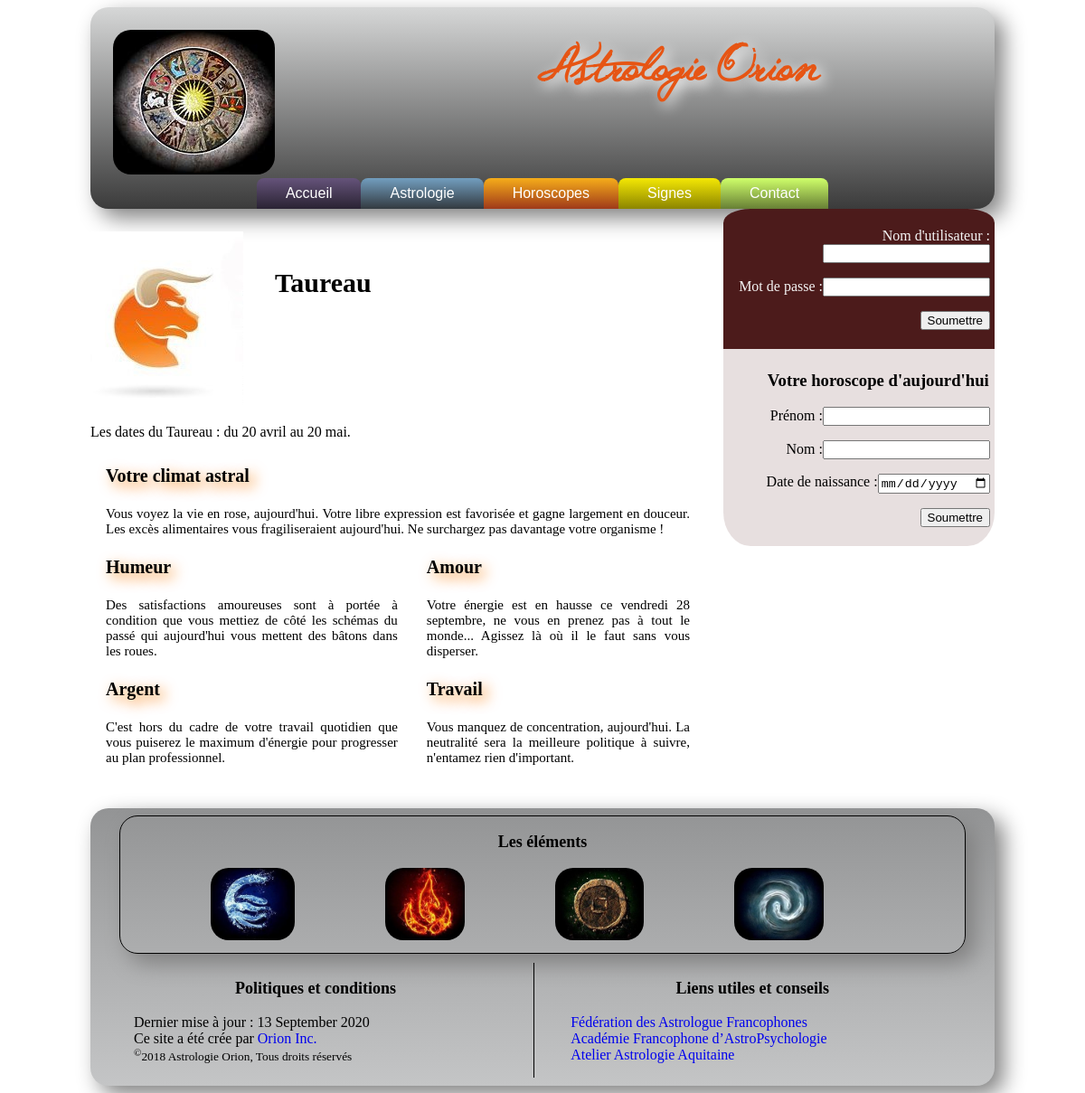
Page /Horoscopes.php?id=2 on the committed database.
### tables this page shows
CREATE TABLE `horoscopes` (
  `id` int(11) NOT NULL,
  `signe` varchar(35) NOT NULL,
  `datesigne` varchar(50) NOT NULL,
  `climatastral` longtext NOT NULL,
  `humeur` longtext NOT NULL,
  `amour` longtext NOT NULL,
  `argent` longtext NOT NULL,
  `travail` longtext NOT NULL,
  `photo` varchar(45) NOT NULL
);

### Fonctions.php (the view, shortened to what this page needs)
<?php
function horoscope() {
    if(isset($_POST["Naissance"]) && isset($_POST["txtPrenom"]) && isset($_POST["txtNom"])){
        $IdSoumettre = AfficherHoroscopeDuJour();
        $id = $IdSoumettre;
        $prenom = $_POST['txtPrenom'];
        $nom = $_POST['txtNom'];
    }
    else {
        $id = $_GET['id'];
    }
    try
    {
        $servername = "localhost";
        $username = "root";
        $password = "laval";
        $dbname = "orion";
        $idbase = "";
        $signe ="";
        $datesigne = "";
        $climatastral = "";
        $humeur = "";
        $amour = "";
        $argent = "";
        $travail = "";
        $photo = "";
        $conn = new mysqli($servername, $username, $password, $dbname);
        $sql = "CALL horoscopes($id)";
        $result = $conn->query($sql);
        if ($result->num_rows > 0) {
        while($row = $result->fetch_assoc()) {
            $idbase = $row["id"];
            $signe = $row["signe"];
            $datesigne = $row["datesigne"];
            $climatastral = $row["climatastral"];
            $humeur = $row["humeur"];
            $amour = $row["amour"];
            $argent = $row["argent"];
            $travail = $row["travail"];
            $photo = $row["photo"];
    }
} else {
    echo "0 results";
}
    }
    catch (Exception $ex)    {
        $msg = 'erreur dans le fichier '. $ex->getFile().' Ligne:'.$ex->getLine().' message:'.$ex->getMessage();
        echo $msg;
        $valide = false;
    }
    if($id == $idbase)    {
        echo '<div id="Images_Taureau"><img src="' . $photo . '" alt="Eau"/></div>';
        if(isset($prenom))
        {
             echo '<h2 id="Titre_Signes">Bonjour '.$prenom.' votre signe est: ' . $signe . '</h2>';
        }
        else
        {
             echo '<h2 id="Titre_Signes">' . $signe . '</h2>';
        }
        echo '<p id="Date">Les dates du ' . $signe . ' : ' . $datesigne . '.</p>';
        echo '<table class="Horoscope_du_Jour"><tbody><tr><td colspan="2" id="Titre_HJ">Votre climat astral</td></tr>
            <tr><td colspan="2" id="Text">' . $climatastral . '</td></tr>';
        echo '<tr><td id="Titre_HJ">Humeur</td>';
        echo '<td id="Titre_HJ">Amour</td></tr>';
        echo '<tr><td id="Text">' . $amour . '</td>';
        echo '<td>' . $humeur . '</td></tr>';
        echo '<tr><td id="Titre_HJ">Argent</td>';
        echo '<td id="Titre_HJ">Travail</td></tr>';
        echo '<tr><td id="Text">' . $travail . '</td>';
        echo '<td id="Text">' . $argent . '</td></tr></tbody></table>';
    }
}
function TeteDePage()
{
    echo '<img id="Logo" src="Images/Logo.jpg" alt="logo"/>';
    echo '<h1 id="Titre">Astrologie Orion</h1>';
}
function AfficherMenu()
{
    echo '<ul id="menu">';
    echo '<li><a href="index.php">Accueil</a></li>';
    echo '<li><a href="Astrologie.php">Astrologie</a></li>';
    echo '<li><a href="#">Horoscopes</a><ul>';
    echo '<li><a href="Horoscopes.php?id=12">Poisson</a></li></ul>';
    echo '<li><a href="#">Signes</a><ul>';
    echo '<li><a href="Traits.php">Traits des signes</a></li></ul></li>';
    echo '<li><a href="Contact.php">Contact</a></li></ul>';
}
function Login()
{
    echo '<div id="Login">';
    echo '<form name="Login" action="login.php" method="post">';
    echo '<p><label for="txtUtilisateur">Nom d\'utilisateur :</label>';
    echo '<input type="text" name="txtUtilisateur"></p>';
    echo '<p><label for="txtPassword">Mot de passe :</label>';
    echo '<input type="password" name="txtPassword"></p>';
    if(isset($_SESSION['prenom']))
    {
        echo '<p><input type="submit" class="Btn" name="btnDisconnect" value="Déconnexion"></p></form></div>';
    }
    else
    {
        echo '<p><input type="submit" class="Btn" name="btnSoumettre" value="Soumettre"></p></form></div>';
    }
}
function HoroscopeDuJour()
{
    echo '<div id="horoscope_Today"><h3>Votre horoscope d\'aujourd\'hui</h3>';
    echo '<form name="horocopeToday" action="Horoscopes.php" method="post"><p><label for="Prenom">Prénom :</label>';
    echo '<input id="nameInput" type="text" name="txtPrenom" required ></p>';
    echo '<p><label for="Nom">Nom :</label><input type="text" name="txtNom" required ></p>';
    echo '<p><label for="Naissance">Date de naissance :</label><input type="date" name="Naissance" id="dateNaissance" required/></p>';
    echo '<p><input type="submit" class="Btn" name="btnSoumettre" value="Soumettre" ></p></form>';
}
function PiedDePage()
{
    echo '<div id="Images">';
    echo '<h3 id="Titre_pied">Les éléments</h3>';
    echo '<a href="Elements.php#Eau"><img src="Images/Eau.jpg" alt="Eau"/></a>';
    echo '<a href="Elements.php#Feu"><img src="Images/Feu.jpg" alt="Feu"/></a>';
    echo '<a href="Elements.php#Terre"><img src="Images/Terre.jpg" alt="Terree"/></a>';
    echo '<a href="Elements.php#Air"><img src="Images/Air.jpg" alt="Air"/></a></div>';
    echo '<div id="Legal">';
    echo '<h3>Politiques et conditions</h3><ul>';
    echo '<li>Dernier mise à jour : ' . date (" d F Y ", filemtime(__FILE__)) . '</li>';
    echo '<li>Ce site a été crée par <a href="http://www.collegecdi.ca/">Orion Inc.</a></li>';
    echo '<li><small><sup>&copy</sup>2018 Astrologie Orion, Tous droits réservés</small></li></ul></div>';
    echo '<div id="Liens">';
    echo '<h3>Liens utiles et conseils</h3><ul>';
    echo '<li><a href="https://federation-astrologues.com/">Fédération des Astrologue Francophones</a></li>';
    echo '<li><a href="http://academie-francophone-astropsychologie.com/">Académie Francophone d’AstroPsychologie</a></li>';
    echo '<li><a href="https://www.coursastrologiebordeaux.fr/">Atelier Astrologie Aquitaine</a></li></ul></div>';
}
?>

### OrionStyle.css (style rules this page uses)
#Logo { display: inline-block; margin-left: 25px; margin-top: 25px; border-radius: 20px; }
#Titre { display: inline-block; vertical-align: top; width: 70%; float: right; text-align: center; font-family: JellykaWesternPrincess; font-size: 50px; color: #E65514; text-shadow: 5px 5px 15px white; }
#Images img { height: 80px; margin-left: 100px; margin-bottom: 10px; border-radius: 20px; }
#Images { width: 95%; margin: auto; border: solid 1px black; -moz-border-radius: 15px; -webkit-border-radius: 15px; border-radius: 20px; -moz-box-shadow: 10px 10px 25px grey; -webkit-box-shadow: 10px 10px 25px grey; box-shadow: 10px 10px 25px grey; }
footer h3 { font-size: large; text-align: center; color: black; }
#Legal { display: inline-block; vertical-align: top; width: 49%; margin-top: 10px; }
#Liens { display: inline-block; vertical-align: top; width: 49%; border-left: solid 1px black; margin-top: 10px; }
#Legal li { list-style: none; }
#Legal a, #Legal a:visited, #Legal a:link, #Liens a, #Liens a:visited, #Liens a:link { text-decoration: none; }
#Legal li, #Liens li { list-style: none; font-size: medium; color:black; }
#Login { border-radius: 10% 10% 0% 0%; text-align: right; color: whitesmoke; padding: 5px; background-color: #4C1B1B; }
#horoscope_Today { border-radius: 10% 10% 0% 0%; text-align: right; color: black; padding: 5px; overflow: hidden; float:right; font-family: times new roman; font-size: 16px; }
#horoscope_Today h3 { text-align: center; color: black; }
#menu, #menu ul { padding:0; margin:0; list-style:none; text-align:center; }
#menu li { display:inline-block; position:relative; border-radius:8px 8px 0 0; }
#menu li:first-child { background-color: #65537A; background-image:-webkit-linear-gradient(top, #65537A 0%, #2A2333 100%); background-image:linear-gradient(to bottom, #65537A 0%, #2A2333 100%); }
#menu li:nth-child(2) { background-color: #729EBF; background-image: -webkit-linear-gradient(top, #729EBF 0%, #333A40 100%); background-image:linear-gradient(to bottom, #729EBF 0%, #333A40 100%); }
#menu li:nth-child(3) { background-color: #F6AD1A; background-image:-webkit-linear-gradient(top, #F6AD1A 0%, #9F391A 100%); background-image:linear-gradient(to bottom, #F6AD1A 0%, #9F391A 100%); }
#menu li:nth-child(4) { background-color: #F4E804; background-image:-webkit-linear-gradient(top, #F4E804 0%, #8C8500 100%); background-image:linear-gradient(to bottom, #F4E804 0%, #8C8500 100%); }
#menu li:last-child { background-color: #CFFF6A; background-image:-webkit-linear-gradient(top, #CFFF6A 0%, #677F35 100%); background-image:linear-gradient(to bottom, #CFFF6A 0%, #677F35 100%); }
#menu a { text-decoration:none; display:block; padding:8px 32px; color:#fff; font-family:arial; }
#Images_Taureau { display: inline-block; margin-top: 25px; height: 80px; }
#Titre_Signes, #Titre_Horoscope { display: inline-block; vertical-align: top; margin-top: 65px; width: 70%; float: right; text-align: left; font-size: 30px; color: black; }
table.Horoscope_du_Jour { width: 100%; text-align: left; text-align: justify; margin-bottom: 35px; }
table.Horoscope_du_Jour tbody td { font-size: 15px; padding: 10px 15px; }
#Titre_HJ { font-size: 20px; color: black; text-shadow: 5px 5px 15px #F37B00; font-weight: bold; }

### rows in the picture
horoscopes: photo (picture), signe "Taureau", datesigne "du 20 avril au 20 mai", climatastral "Vous voyez la vie en rose, aujourd'hui. Votre libre expression est favorisée et gagne largement en douceur. Les excès alimentaires vous fragiliseraient aujourd'hui. Ne surchargez pas davantage votre organisme !", amour "Des satisfactions amoureuses sont à portée à condition que vous mettiez de côté les schémas du passé qui aujourd'hui vous mettent des bâtons dans les roues.", humeur "Votre énergie est en hausse ce vendredi 28 septembre, ne vous en prenez pas à tout le monde... Agissez là où il le faut sans vous disperser.", travail "C'est hors du cadre de votre travail quotidien que vous puiserez le maximum d'énergie pour progresser au plan professionnel.", argent "Vous manquez de concentration, aujourd'hui. La neutralité sera la meilleure politique à suivre, n'entamez rien d'important."

### other values in the picture
date (" d F Y ", filemtime(__FILE__)) "13 September 2020"
